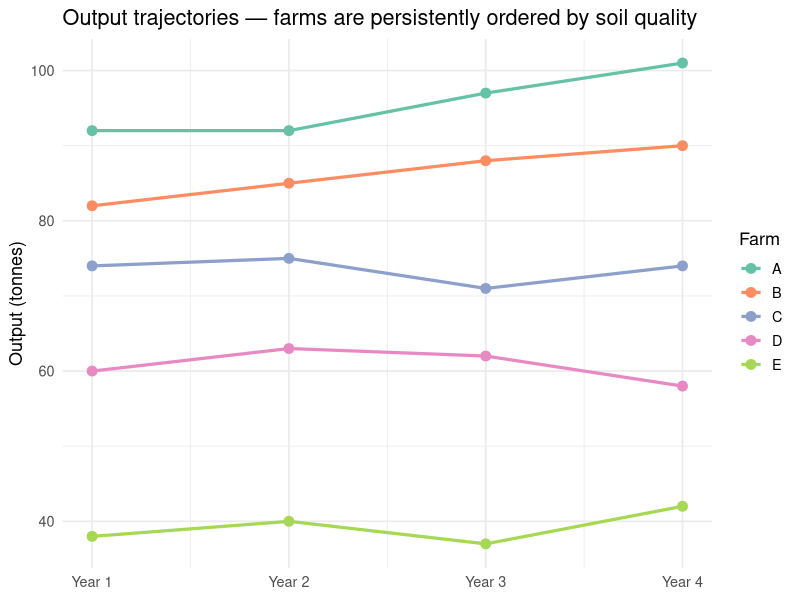
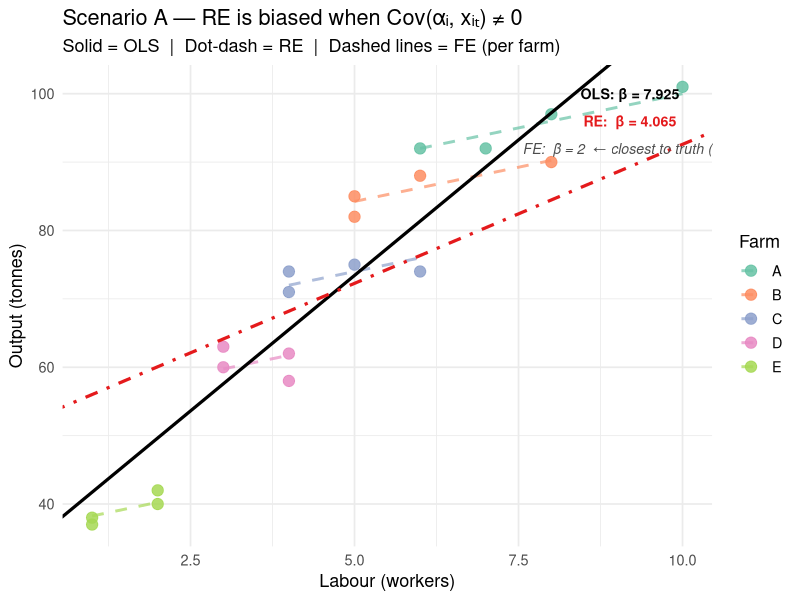
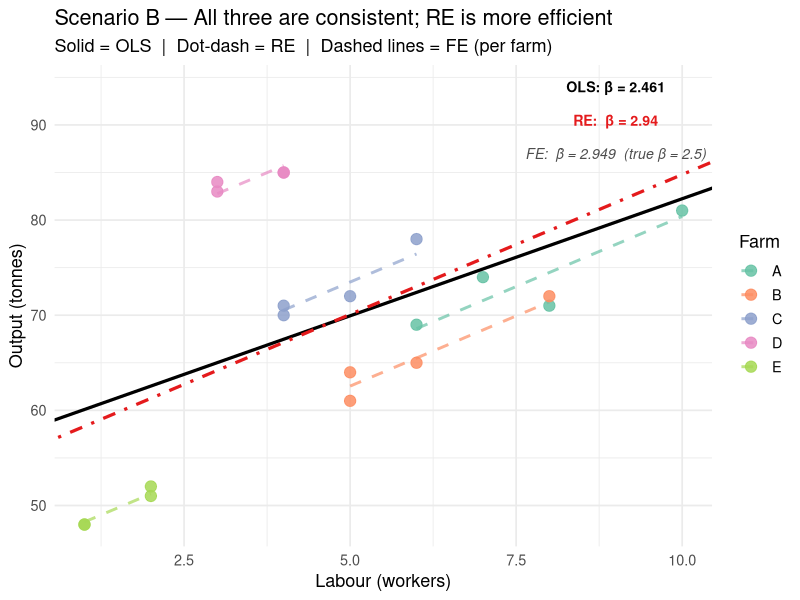
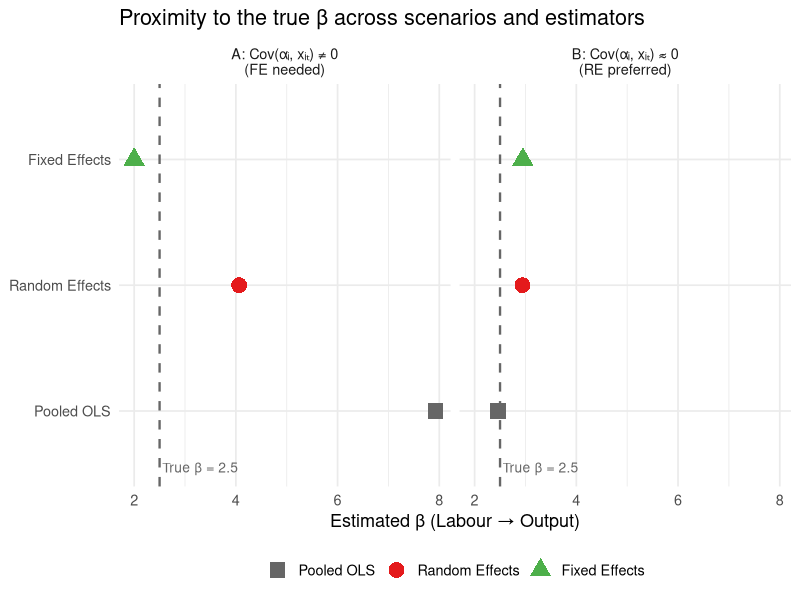

Reproduce these figures in R, in order.
## ---- chunk 1
#| code-fold: true
#| code-summary: "Load packages"
library(tidyverse)
library(plm)
library(knitr)
library(RColorBrewer)

pal_farms <- brewer.pal(5, "Set2")
## ---- chunk 2
#| code-fold: true
#| code-summary: "Generate 4-year panel data"

set.seed(42)
true_beta <- 2.5
farms     <- LETTERS[1:5]
years     <- paste0("Year ", 1:4)

# Unobserved soil quality — correlated with labour (same as Exercise 1)
# Farm A is best, E is worst; better farms hire more workers
quality_a <- c(75, 70, 63, 52, 35)

# Labour matrix: rows = farms, columns = years
# Better farms (A, B) expand labour over time; worse farms stay small
labour_mat <- matrix(
  c( 6,  7,  8, 10,   # Farm A
     5,  5,  6,  8,   # Farm B
     4,  5,  4,  6,   # Farm C
     3,  3,  4,  4,   # Farm D
     1,  2,  1,  2),  # Farm E
  nrow = 5, byrow = TRUE
)

# Output = quality + beta*labour + noise
# as.vector(labour_mat) goes column-by-column: all farms in Year 1, then Year 2, …
# matching rep(years, each=5) and rep(farms, times=4)
set.seed(42)
output_mat_a <- matrix(0, nrow = 5, ncol = 4)
for (t in 1:4) {
  output_mat_a[, t] <- quality_a + true_beta * labour_mat[, t] + rnorm(5, 0, 1.5)
}
output_mat_a <- round(output_mat_a)

df_panel <- tibble(
  Farm   = rep(farms, times = 4),
  Year   = rep(years, each  = 5),
  t      = rep(1:4,   each  = 5),
  Labour = as.vector(labour_mat),
  Output = as.vector(output_mat_a)
)
## ---- chunk 3
#| code-fold: true
#| code-summary: "Display panel"
kable(
  df_panel |> select(Farm, Year, Labour, Output),
  col.names = c("Farm", "Year", "Labour (workers)", "Output (tonnes)"),
  align = "cccc",
  caption = "Table 1 — Extended panel: 5 farms × 4 years = 20 observations"
)
## ---- chunk 4
#| code-fold: true
#| code-summary: "Plot panel trajectories"
#| fig-cap: "Figure 1 — Farm output trajectories over four years"
#| fig-height: 4.5

ggplot(df_panel, aes(x = t, y = Output, colour = Farm, group = Farm)) +
  geom_line(linewidth = 1.1) +
  geom_point(size = 3) +
  scale_x_continuous(breaks = 1:4, labels = years) +
  scale_colour_brewer(palette = "Set2") +
  labs(x = NULL, y = "Output (tonnes)",
       title = "Output trajectories — farms are persistently ordered by soil quality") +
  theme_minimal(base_size = 13)
## ---- chunk 5
#| code-fold: true
#| code-summary: "Fit OLS, FE, and RE on correlated data"

pdata_a <- pdata.frame(df_panel, index = c("Farm", "Year"))

mod_ols_a <- lm(Output ~ Labour, data = df_panel)
mod_fe_a  <- plm(Output ~ Labour, data = pdata_a, model = "within")
mod_re_a  <- plm(Output ~ Labour, data = pdata_a, model = "random")

beta_ols_a <- round(coef(mod_ols_a)["Labour"], 3)
beta_fe_a  <- round(coef(mod_fe_a)["Labour"],  3)
beta_re_a  <- round(coef(mod_re_a)["Labour"],  3)
## ---- chunk 6
#| code-fold: true
#| code-summary: "Display comparison table"

tibble(
  Estimator        = c("Pooled OLS", "Fixed Effects", "Random Effects"),
  `β̂ (Labour)`    = c(beta_ols_a, beta_fe_a, beta_re_a),
  `True β`         = true_beta,
  Bias             = c(round(beta_ols_a - true_beta, 3),
                       round(beta_fe_a  - true_beta, 3),
                       round(beta_re_a  - true_beta, 3)),
  `Variation used` = c("Between + within",
                       "Within only",
                       "Within + between (weighted)")
) |>
  kable(align = "lcccc",
        caption = "Table 2 — Scenario A: heterogeneity correlated with labour")
## ---- chunk 7
#| code-fold: true
#| code-summary: "Plot all three fits"
#| fig-cap: "Figure 2 — Scenario A: OLS, FE, and RE fits on correlated data"
#| fig-height: 5

df_panel_a <- df_panel |>
  group_by(Farm) |>
  mutate(Farm_mean_L = mean(Labour), Farm_mean_O = mean(Output)) |>
  ungroup()

ggplot(df_panel_a, aes(x = Labour, y = Output, colour = Farm, group = Farm)) +
  # FE: parallel within-slope lines, one per farm
  geom_line(aes(y = Farm_mean_O + beta_fe_a * (Labour - Farm_mean_L)),
            linewidth = 1, linetype = "dashed", alpha = 0.7) +
  geom_point(size = 3.5, alpha = 0.85) +
  # Pooled OLS
  geom_abline(intercept = coef(mod_ols_a)[1], slope = beta_ols_a,
              colour = "black", linewidth = 1.1) +
  # RE (single-slope GLS line)
  geom_abline(intercept = coef(mod_re_a)[1], slope = beta_re_a,
              colour = "#E41A1C", linewidth = 1.1, linetype = "dotdash") +
  scale_colour_brewer(palette = "Set2") +
  annotate("text", x = 9.2, y = 100,
           label = paste0("OLS: β̂ = ", beta_ols_a),
           colour = "black", fontface = "bold", size = 3.6) +
  annotate("text", x = 9.2, y = 96,
           label = paste0("RE:  β̂ = ", beta_re_a),
           colour = "#E41A1C", fontface = "bold", size = 3.6) +
  annotate("text", x = 9.2, y = 92,
           label = paste0("FE:  β̂ = ", beta_fe_a,
                          "  ← closest to truth (", true_beta, ")"),
           colour = "grey30", fontface = "italic", size = 3.6) +
  labs(x = "Labour (workers)", y = "Output (tonnes)",
       title = "Scenario A — RE is biased when Cov(αᵢ, xᵢₜ) ≠ 0",
       subtitle = "Solid = OLS  |  Dot-dash = RE  |  Dashed lines = FE (per farm)",
       colour = "Farm") +
  theme_minimal(base_size = 13)
## ---- chunk 8
#| code-fold: true
#| code-summary: "Generate and fit data with uncorrelated heterogeneity"

# Quality uncorrelated with mean labour: constructed to be orthogonal
# Farm D (low labour) now has the best soil; Farm A (high labour) does not
quality_b <- c(55, 50, 60, 75, 45)

cat("Correlation of quality with farm mean labour:\n")
cat("  Scenario A:", round(cor(quality_a, rowMeans(labour_mat)), 3), "\n")
cat("  Scenario B:", round(cor(quality_b, rowMeans(labour_mat)), 3), "\n")

set.seed(77)
output_mat_b <- matrix(0, nrow = 5, ncol = 4)
for (t in 1:4) {
  output_mat_b[, t] <- quality_b + true_beta * labour_mat[, t] + rnorm(5, 0, 1.5)
}
output_mat_b <- round(output_mat_b)

df_panel_b <- tibble(
  Farm   = rep(farms, times = 4),
  Year   = rep(years, each  = 5),
  t      = rep(1:4,   each  = 5),
  Labour = as.vector(labour_mat),
  Output = as.vector(output_mat_b)
)

pdata_b <- pdata.frame(df_panel_b, index = c("Farm", "Year"))

mod_ols_b <- lm(Output ~ Labour, data = df_panel_b)
mod_fe_b  <- plm(Output ~ Labour, data = pdata_b, model = "within")
mod_re_b  <- plm(Output ~ Labour, data = pdata_b, model = "random")

beta_ols_b <- round(coef(mod_ols_b)["Labour"], 3)
beta_fe_b  <- round(coef(mod_fe_b)["Labour"],  3)
beta_re_b  <- round(coef(mod_re_b)["Labour"],  3)
## ---- chunk 9
#| code-fold: true
#| code-summary: "Display comparison table — Scenario B"

tibble(
  Estimator        = c("Pooled OLS", "Fixed Effects", "Random Effects"),
  `β̂ (Labour)`    = c(beta_ols_b, beta_fe_b, beta_re_b),
  `True β`         = true_beta,
  Bias             = c(round(beta_ols_b - true_beta, 3),
                       round(beta_fe_b  - true_beta, 3),
                       round(beta_re_b  - true_beta, 3)),
  `SE advantage`   = c("—",
                       "Less efficient (within only)",
                       "More efficient (within + between)")
) |>
  kable(align = "lcccc",
        caption = "Table 3 — Scenario B: heterogeneity uncorrelated with labour")
## ---- chunk 10
#| code-fold: true
#| code-summary: "Plot Scenario B"
#| fig-cap: "Figure 3 — Scenario B: all estimators are consistent when Cov(αᵢ, xᵢₜ) = 0"
#| fig-height: 5

df_panel_b2 <- df_panel_b |>
  group_by(Farm) |>
  mutate(Farm_mean_L = mean(Labour), Farm_mean_O = mean(Output)) |>
  ungroup()

ggplot(df_panel_b2, aes(x = Labour, y = Output, colour = Farm, group = Farm)) +
  geom_line(aes(y = Farm_mean_O + beta_fe_b * (Labour - Farm_mean_L)),
            linewidth = 1, linetype = "dashed", alpha = 0.7) +
  geom_point(size = 3.5, alpha = 0.85) +
  geom_abline(intercept = coef(mod_ols_b)[1], slope = beta_ols_b,
              colour = "black", linewidth = 1.1) +
  geom_abline(intercept = coef(mod_re_b)[1], slope = beta_re_b,
              colour = "#E41A1C", linewidth = 1.1, linetype = "dotdash") +
  scale_colour_brewer(palette = "Set2") +
  annotate("text", x = 9, y = 94,
           label = paste0("OLS: β̂ = ", beta_ols_b),
           colour = "black", fontface = "bold", size = 3.6) +
  annotate("text", x = 9, y = 90.5,
           label = paste0("RE:  β̂ = ", beta_re_b),
           colour = "#E41A1C", fontface = "bold", size = 3.6) +
  annotate("text", x = 9, y = 87,
           label = paste0("FE:  β̂ = ", beta_fe_b,
                          "  (true β = ", true_beta, ")"),
           colour = "grey30", fontface = "italic", size = 3.6) +
  labs(x = "Labour (workers)", y = "Output (tonnes)",
       title = "Scenario B — All three are consistent; RE is more efficient",
       subtitle = "Solid = OLS  |  Dot-dash = RE  |  Dashed lines = FE (per farm)",
       colour = "Farm") +
  theme_minimal(base_size = 13)
## ---- chunk 11
#| code-fold: true
#| code-summary: "Add time-invariant ownership variable"

# Farms A, C, E are family-owned; B and D are cooperatives
ownership <- c(0, 1, 0, 1, 0)
names(ownership) <- farms

df_panel_b <- df_panel_b |>
  mutate(Ownership = ownership[Farm])

pdata_b_own <- pdata.frame(df_panel_b, index = c("Farm", "Year"))

# FE: ownership is collinear with farm dummies — dropped
mod_fe_own <- plm(Output ~ Labour + Ownership,
                  data = pdata_b_own, model = "within")

# RE: can estimate ownership effect
mod_re_own <- plm(Output ~ Labour + Ownership,
                  data = pdata_b_own, model = "random")
## ---- chunk 12
#| code-fold: true
#| code-summary: "Display coefficient tables"

tibble(
  Parameter     = c("Labour (β₁)", "Ownership — cooperative (β₂)"),
  `FE estimate` = c(round(coef(mod_fe_own)["Labour"], 3),
                    "— (absorbed by farm FE)"),
  `RE estimate` = c(round(coef(mod_re_own)["Labour"],    3),
                    round(coef(mod_re_own)["Ownership"],  3))
) |>
  kable(align = "lcc",
        caption = "Table 4 — FE cannot identify time-invariant predictors; RE can")
## ---- chunk 13
#| code-fold: true
#| code-summary: "Run Hausman test for both scenarios"

ht_a <- phtest(mod_fe_a, mod_re_a)   # Scenario A: expect rejection
ht_b <- phtest(mod_fe_b, mod_re_b)   # Scenario B: expect no rejection
## ---- chunk 14
#| code-fold: true
#| code-summary: "Display Hausman test results"

tibble(
  Scenario       = c("A — Cov(αᵢ, xᵢₜ) ≠ 0\n(quality correlated with labour)",
                     "B — Cov(αᵢ, xᵢₜ) ≈ 0\n(randomised labour assignment)"),
  `χ² statistic` = c(round(ht_a$statistic, 3), round(ht_b$statistic, 3)),
  df             = c(ht_a$parameter,            ht_b$parameter),
  `p-value`      = c(round(ht_a$p.value, 4),    round(ht_b$p.value, 4)),
  Decision       = c("Reject H₀ → use FE",
                     "Fail to reject H₀ → RE preferred")
) |>
  kable(align = "lcccc",
        caption = "Table 5 — Hausman test results for both scenarios")
## ---- chunk 15
#| code-fold: true
#| code-summary: "Dot plot comparing all estimates"
#| fig-cap: "Figure 4 — Estimates from all three models across both scenarios"
#| fig-height: 4.5

estimates_long <- tibble(
  Estimator = rep(c("Pooled OLS", "Fixed Effects", "Random Effects"), 2),
  Scenario  = rep(c("A: Cov(αᵢ, xᵢₜ) ≠ 0\n(FE needed)",
                    "B: Cov(αᵢ, xᵢₜ) ≈ 0\n(RE preferred)"), each = 3),
  Beta      = c(beta_ols_a, beta_fe_a, beta_re_a,
                beta_ols_b, beta_fe_b, beta_re_b)
) |>
  mutate(
    Estimator = factor(Estimator,
                       levels = c("Pooled OLS", "Random Effects", "Fixed Effects"))
  )

ggplot(estimates_long,
       aes(x = Beta, y = Estimator, colour = Estimator, shape = Estimator)) +
  geom_vline(xintercept = true_beta, linetype = "dashed",
             colour = "grey40", linewidth = 0.8) +
  geom_point(size = 5) +
  annotate("text", x = true_beta + 0.05, y = 0.55,
           label = paste0("True β = ", true_beta),
           colour = "grey40", size = 3.5, hjust = 0) +
  scale_colour_manual(values = c("Pooled OLS"    = "#666666",
                                 "Fixed Effects"  = "#4DAF4A",
                                 "Random Effects" = "#E41A1C")) +
  scale_shape_manual(values  = c("Pooled OLS"    = 15,
                                 "Fixed Effects"  = 17,
                                 "Random Effects" = 16)) +
  facet_wrap(~ Scenario, ncol = 2) +
  labs(x = "Estimated β (Labour → Output)", y = NULL,
       title = "Proximity to the true β across scenarios and estimators") +
  theme_minimal(base_size = 13) +
  theme(legend.position = "bottom", legend.title = element_blank())
## ---- chunk 16
#| code-fold: true
#| code-summary: "Full comparison table"

tibble(
  Estimator = c("Pooled OLS", "Fixed Effects (within)", "Random Effects (GLS)"),
  `Sc A β̂`  = c(beta_ols_a, beta_fe_a, beta_re_a),
  `Sc A Bias`= c(round(beta_ols_a - true_beta, 2),
                 round(beta_fe_a  - true_beta, 2),
                 round(beta_re_a  - true_beta, 2)),
  `Sc B β̂`  = c(beta_ols_b, beta_fe_b, beta_re_b),
  `Sc B Bias`= c(round(beta_ols_b - true_beta, 2),
                 round(beta_fe_b  - true_beta, 2),
                 round(beta_re_b  - true_beta, 2))
) |>
  kable(align = "lcccc",
        col.names = c("Estimator",
                      "Sc A: β̂", "Sc A: Bias",
                      "Sc B: β̂", "Sc B: Bias"),
        caption = paste0("Table 6 — All estimators: true β = ", true_beta))
